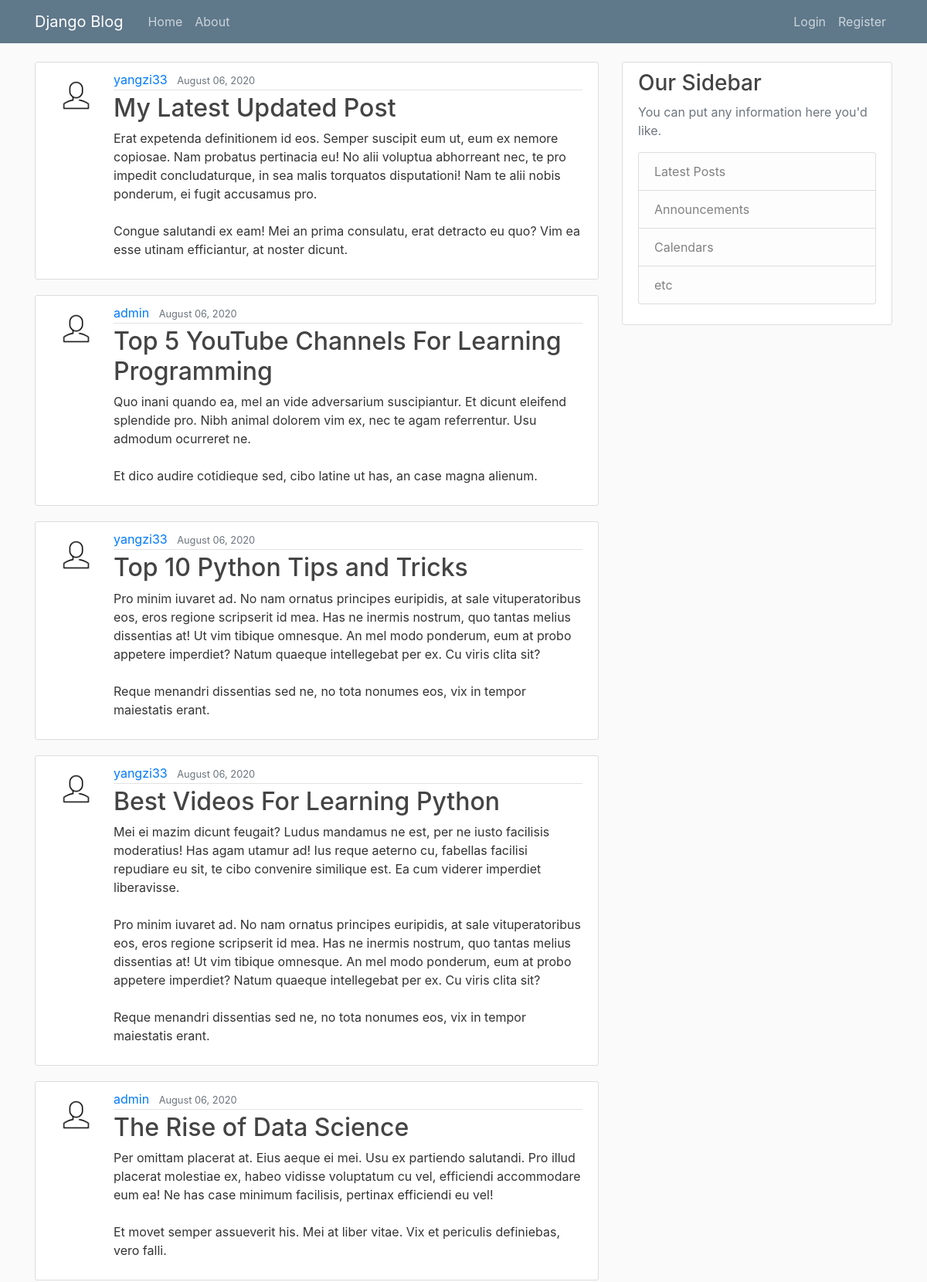
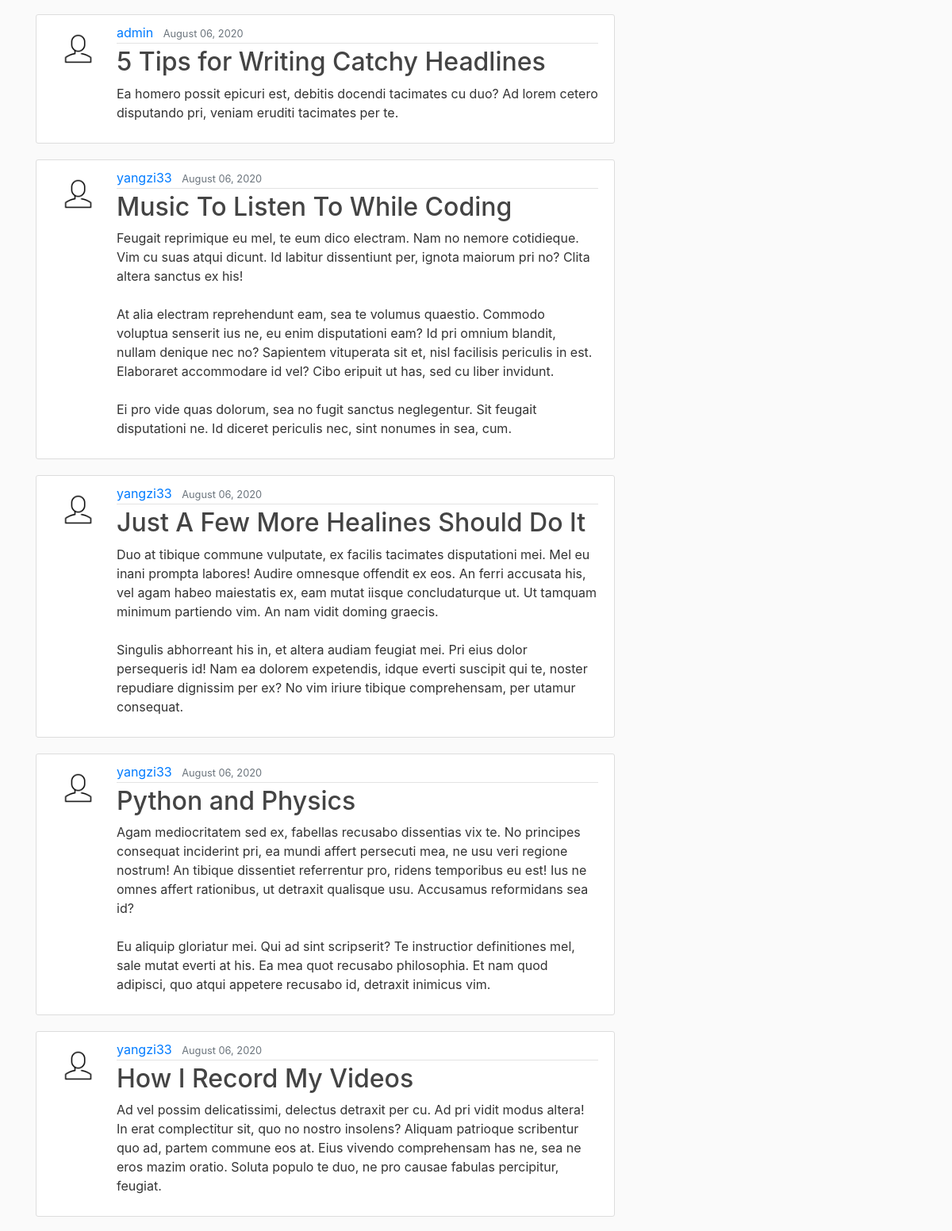
The page / (upper part) on the database its author committed (2 pictures, top to bottom).
### blog/models.py (models this page shows, shortened)
class Post(models.Model):
	title = models.CharField(max_length=100)
	content = models.TextField()
	date_posted = models.DateTimeField(default=timezone.now)
	author = models.ForeignKey(User, on_delete=models.CASCADE)

### users/models.py (models this page shows, shortened)
class Profile(models.Model):
    user = models.OneToOneField(User, on_delete=models.CASCADE)
    image = models.ImageField(default='default.jpg', upload_to='profile_pics')

### blog/views.py (the view)
# urls.py: path('', PostListView.as_view(), name='blog-home'),
class PostListView(ListView):
    model = Post
    template_name = 'blog/home.html' # <app>/<model>_<viewtype>.html
    context_object_name = 'posts'
    ordering = ['-date_posted']

### blog/templates/blog/home.html
{% extends "blog/base.html" %}
{% block content %}
    {% for post in posts %}
        <article class="media content-section">
            <img class="rounded-circle article-img" src="{{ post.author.profile.image.url }}">
            <div class="media-body">
                <div class="article-metadata">
                    <a class="mr-2" href="#">{{ post.author }}</a>
                    <small class="text-muted">{{ post.date_posted|date:"F d, Y" }}</small>
                </div>
                <h2><a class="article-title" href="{% url 'post-detail' post.id %}">{{ post.title }}</a></h2>
                <p class="article-content">{{ post.content }}</p>
            </div>
        </article>
    {% endfor %}
{% endblock content%}

### blog/templates/blog/base.html (shortened to what this page needs)
{% load static %}
<!DOCTYPE html>
<html lang="en">
<head>
    <link rel="stylesheet" href="https://stackpath.bootstrapcdn.com/bootstrap/4.5.0/css/bootstrap.min.css">
    <link rel="stylesheet" type="text/css" href="{% static 'blog/main.css' %}">
</head>
<body>
    <header class="site-header">
        <nav class="navbar navbar-expand-md navbar-dark bg-steel fixed-top">
            <div class="container">
                <a class="navbar-brand mr-4" href="{% url 'blog-home' %}">Django Blog</a>
                <div class="collapse navbar-collapse" id="navbarToggle">
                    <div class="navbar-nav mr-auto">
                        <a class="nav-item nav-link" href="{% url 'blog-home' %}">Home</a>
                        <a class="nav-item nav-link" href="{% url 'blog-about' %}">About</a>
                    </div>
                    <div class="navbar-nav">
                        {% if user.is_authenticated %}
                            <a class="nav-item nav-link" href="{% url 'post-create' %}">New Post</a>
                            <a class="nav-item nav-link" href="{% url 'profile' %}">Profile</a>
                            <a class="nav-item nav-link" href="{% url 'logout' %}">Logout</a>
                        {% else %}
                            <a class="nav-item nav-link" href="{% url 'login' %}">Login</a>
                            <a class="nav-item nav-link" href="{% url 'register' %}">Register</a>
                        {% endif %}
                    </div>
                </div>
            </div>
        </nav>
    </header>
    <main role="main" class="container">
    <div class="row">
        <div class="col-md-8">
            {% block content %}{% endblock %}
        </div>
        <div class="col-md-4">
        <div class="content-section">
            <h3>Our Sidebar</h3>
            <p class='text-muted'>You can put any information here you'd like.
            <ul class="list-group">
                <li class="list-group-item list-group-item-light">Latest Posts</li>
                <li class="list-group-item list-group-item-light">Announcements</li>
                <li class="list-group-item list-group-item-light">Calendars</li>
                <li class="list-group-item list-group-item-light">etc</li>
            </ul>
            </p>
        </div>
        </div>
    </div>
    </main>
</body>
</html>

### blog/static/blog/main.css (style rules this page uses)
body { background: #fafafa; color: #333333; margin-top: 5rem; }
h1, h2, h3, h4, h5, h6 { color: #444444; }
ul { margin: 0; }
.bg-steel { background-color: #5f788a; }
.site-header .navbar-nav .nav-link { color: #cbd5db; }
.content-section { background: #ffffff; padding: 10px 20px; border: 1px solid #dddddd; border-radius: 3px; margin-bottom: 20px; }
.article-title { color: #444444; }
.article-content { white-space: pre-line; }
.article-img { height: 65px; width: 65px; margin-right: 16px; }
.article-metadata { padding-bottom: 1px; margin-bottom: 4px; border-bottom: 1px solid #e3e3e3 }

### rows shown on the page
Post: author.profile.image (placeholder picture), author "yangzi33", date_posted "August 06, 2020", title "My Latest Updated Post", content "Erat expetenda definitionem id eos. Semper suscipit eum ut, eum ex nemore copiosae. Nam probatus pertinacia eu! No alii voluptua abhorreant nec, te pro impedit concludaturque, in sea malis torquatos disputationi! Nam te alii nobis ponderum, ei fugit accusamus pro. Congue salutandi ex eam! Mei an prima consulatu, erat detracto eu quo? Vim ea esse utinam efficiantur, at noster dicunt."
Post: author.profile.image (placeholder picture), author "admin", date_posted "August 06, 2020", title "Top 5 YouTube Channels For Learning Programming", content "Quo inani quando ea, mel an vide adversarium suscipiantur. Et dicunt eleifend splendide pro. Nibh animal dolorem vim ex, nec te agam referrentur. Usu admodum ocurreret ne. Et dico audire cotidieque sed, cibo latine ut has, an case magna alienum."
Post: author.profile.image (placeholder picture), author "yangzi33", date_posted "August 06, 2020", title "Top 10 Python Tips and Tricks", content "Pro minim iuvaret ad. No nam ornatus principes euripidis, at sale vituperatoribus eos, eros regione scripserit id mea. Has ne inermis nostrum, quo tantas melius dissentias at! Ut vim tibique omnesque. An mel modo ponderum, eum at probo appetere imperdiet? Natum quaeque intellegebat per ex. Cu viris clita sit? Reque menandri dissentias sed ne, no tota nonumes eos, vix in tempor maiestatis erant."
Post: author.profile.image (placeholder picture), author "yangzi33", date_posted "August 06, 2020", title "Best Videos For Learning Python", content "Mei ei mazim dicunt feugait? Ludus mandamus ne est, per ne iusto facilisis moderatius! Has agam utamur ad! Ius reque aeterno cu, fabellas facilisi repudiare eu sit, te cibo convenire similique est. Ea cum viderer imperdiet liberavisse. Pro minim iuvaret ad. No nam ornatus principes euripidis, at sale vituperatoribus eos, eros regione scripserit id mea. Has ne inermis nostrum, quo tantas melius dissentias at! Ut vim tibique omnesque. An mel modo ponderum, eum at probo appetere imperdiet? Natum quaeque intellegebat per ex. Cu viris clita sit? Reque menandri dissentias sed ne, no tota nonumes eos, vix in tempor maiestatis erant."
Post: author.profile.image (placeholder picture), author "admin", date_posted "August 06, 2020", title "The Rise of Data Science", content "Per omittam placerat at. Eius aeque ei mei. Usu ex partiendo salutandi. Pro illud placerat molestiae ex, habeo vidisse voluptatum cu vel, efficiendi accommodare eum ea! Ne has case minimum facilisis, pertinax efficiendi eu vel! Et movet semper assueverit his. Mei at liber vitae. Vix et periculis definiebas, vero falli."
Post: author.profile.image (placeholder picture), author "admin", date_posted "August 06, 2020", title "5 Tips for Writing Catchy Headlines", content "Ea homero possit epicuri est, debitis docendi tacimates cu duo? Ad lorem cetero disputando pri, veniam eruditi tacimates per te."
Post: author.profile.image (placeholder picture), author "yangzi33", date_posted "August 06, 2020", title "Music To Listen To While Coding", content "Feugait reprimique eu mel, te eum dico electram. Nam no nemore cotidieque. Vim cu suas atqui dicunt. Id labitur dissentiunt per, ignota maiorum pri no? Clita altera sanctus ex his! At alia electram reprehendunt eam, sea te volumus quaestio. Commodo voluptua senserit ius ne, eu enim disputationi eam? Id pri omnium blandit, nullam denique nec no? Sapientem vituperata sit et, nisl facilisis periculis in est. Elaboraret accommodare id vel? Cibo eripuit ut has, sed cu liber invidunt. Ei pro vide quas dolorum, sea no fugit sanctus neglegentur. Sit feugait disputationi ne. Id diceret periculis nec, sint nonumes in sea, cum."
Post: author.profile.image (placeholder picture), author "yangzi33", date_posted "August 06, 2020", title "Just A Few More Healines Should Do It", content "Duo at tibique commune vulputate, ex facilis tacimates disputationi mei. Mel eu inani prompta labores! Audire omnesque offendit ex eos. An ferri accusata his, vel agam habeo maiestatis ex, eam mutat iisque concludaturque ut. Ut tamquam minimum partiendo vim. An nam vidit doming graecis. Singulis abhorreant his in, et altera audiam feugiat mei. Pri eius dolor persequeris id! Nam ea dolorem expetendis, idque everti suscipit qui te, noster repudiare dignissim per ex? No vim iriure tibique comprehensam, per utamur consequat."
Post: author.profile.image (placeholder picture), author "yangzi33", date_posted "August 06, 2020", title "Python and Physics", content "Agam mediocritatem sed ex, fabellas recusabo dissentias vix te. No principes consequat inciderint pri, ea mundi affert persecuti mea, ne usu veri regione nostrum! An tibique dissentiet referrentur pro, ridens temporibus eu est! Ius ne omnes affert rationibus, ut detraxit qualisque usu. Accusamus reformidans sea id? Eu aliquip gloriatur mei. Qui ad sint scripserit? Te instructior definitiones mel, sale mutat everti at his. Ea mea quot recusabo philosophia. Et nam quod adipisci, quo atqui appetere recusabo id, detraxit inimicus vim."
Post: author.profile.image (placeholder picture), author "yangzi33", date_posted "August 06, 2020", title "How I Record My Videos", content "Ad vel possim delicatissimi, delectus detraxit per cu. Ad pri vidit modus altera! In erat complectitur sit, quo no nostro insolens? Aliquam patrioque scribentur quo ad, partem commune eos at. Eius vivendo comprehensam has ne, sea ne eros mazim oratio. Soluta populo te duo, ne pro causae fabulas percipitur, feugiat."
